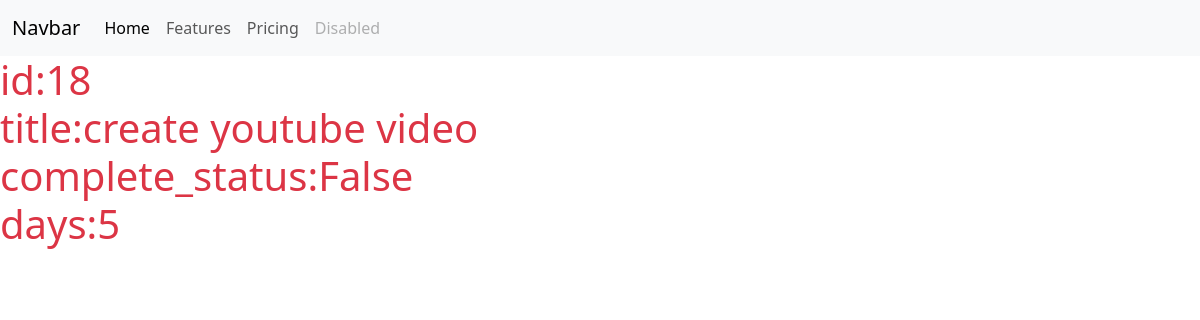
Page /details/18/ on the committed database.
### app/models.py (models this page shows)
class Todolist(models.Model):
    user = models.ForeignKey(User,on_delete=models.CASCADE,null = True,blank=True)
    title = models.CharField(max_length=255)
    days = models.IntegerField()
    is_completed = models.BooleanField()

### app/views.py (the view)
# urls.py: path('details/<int:id>/',tododetails),
def tododetails(request,id):
    todolist = Todolist.objects.get(id = id)
    context = {
               'todolist':todolist
               }
    return render(request,'tododetails.html',context)

### templates/tododetails.html
{%extends 'base.html'%}
{%block content%}
    <h1 class = 'text-danger'>
        id:{{todolist.pk}}
        <br>
        title:{{todolist.title}}
        <br>
        complete_status:{{todolist.is_completed}}
        <br>
        days:{{todolist.days}}
    </h1>
{%endblock content%}

### rows in the picture
Todolist: pk "18", title "create youtube video", is_completed "False", days "5"
